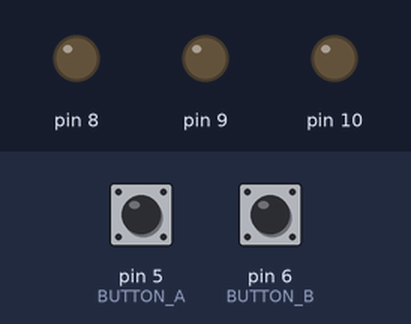
Bench run of a program on a simulated Arduino Nano, built with avr-gcc and run on an emulated ATmega328P. On the bench: output pins drawn as LEDs (lit = HIGH). Dashed ring = blinking. The test bench sets the inputs (shaded band); at power-on: pin 5 (BUTTON_A) LOW, pin 6 (BUTTON_B) LOW.

Above: at 1.2 s.
1.3 s: pin 5 (BUTTON_A) pulled HIGH for 0.15 s
At 2.1 s:
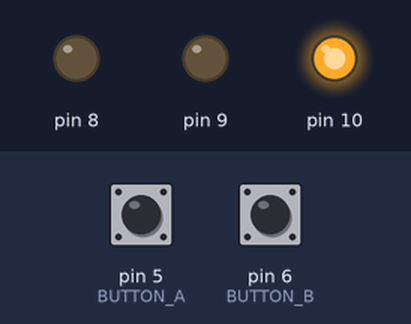
3.2 s: pin 6 (BUTTON_B) pulled HIGH for 1 s
At 5.2 s:
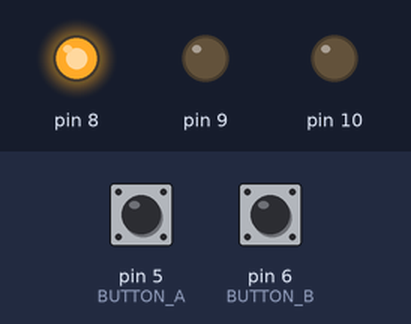
5.7 s: pin 6 (BUTTON_B) pulled HIGH for 3.2 s
At 6.0 s:
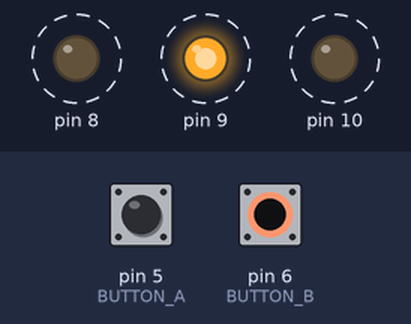
10.4 s: pin 5 (BUTTON_A) pulled HIGH for 1 s
At 10.7 s:
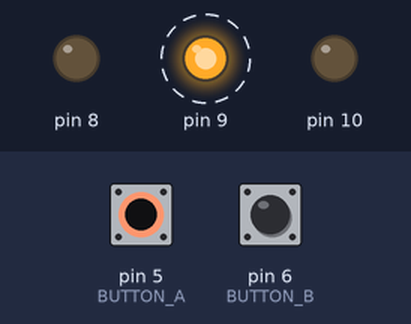
Timing chart, 0 to 13.4 s (numbered marks = the images above; inputs shaded):
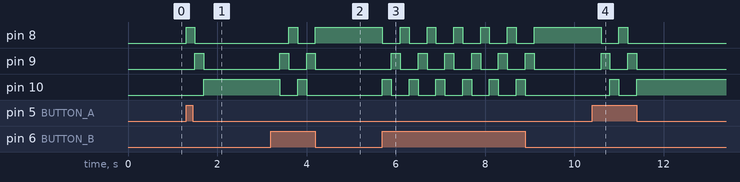

The program:

main.cpp
```cpp
#include <Arduino.h>

#define BUTTON_A 5
#define BUTTON_B 6

void setup() {
  DDRB = B00000111;

  pinMode(BUTTON_A, INPUT);
  pinMode(BUTTON_B, INPUT);
}

void loop() {
  while (digitalRead(BUTTON_A))
  {
    PORTB = B00000001;
    delay(200);
    PORTB = B00000010;
    delay(200);
    PORTB = B00000100;
    delay(200);

    break;
  }
  while (digitalRead(BUTTON_B))
  {
    PORTB = B00000100;
    delay(200);
    PORTB = B00000010;
    delay(200);
    PORTB = B00000001;
    delay(200);

    break;
  }

}
```

Measured:
- after the input at 1.3 s, pin 8: LOW → HIGH at once, → LOW 0.20 s later; pin 9: LOW → HIGH after 0.20 s, → LOW 0.20 s later; pin 10: LOW → HIGH after 0.40 s
- after the input at 3.2 s, pin 8: LOW → HIGH after 0.40 s, → LOW 0.20 s later, → HIGH 0.40 s later; pin 9: alternates HIGH for 0.20 s and LOW for 0.40 s, 4 changes in all, then stays LOW, starting after 0.20 s; pin 10: HIGH → LOW after 0.20 s, → HIGH 0.40 s later, → LOW 0.20 s later
- after the input at 5.7 s, pin 8: alternates HIGH for 0.20 s and LOW for 0.40 s, 12 changes in all, then stays HIGH, starting at once; pin 9: alternates HIGH for 0.20 s and LOW for 0.40 s, 12 changes in all, then stays LOW, starting after 0.20 s; pin 10: alternates HIGH for 0.20 s and LOW for 0.40 s, 12 changes in all, then stays LOW, starting at once
- after the input at 10.4 s, pin 8: HIGH → LOW after 0.20 s, → HIGH 0.40 s later, → LOW 0.20 s later; pin 9: alternates HIGH for 0.20 s and LOW for 0.40 s, 4 changes in all, then stays LOW, starting after 0.20 s; pin 10: LOW → HIGH after 0.40 s, → LOW 0.20 s later, → HIGH 0.40 s later
